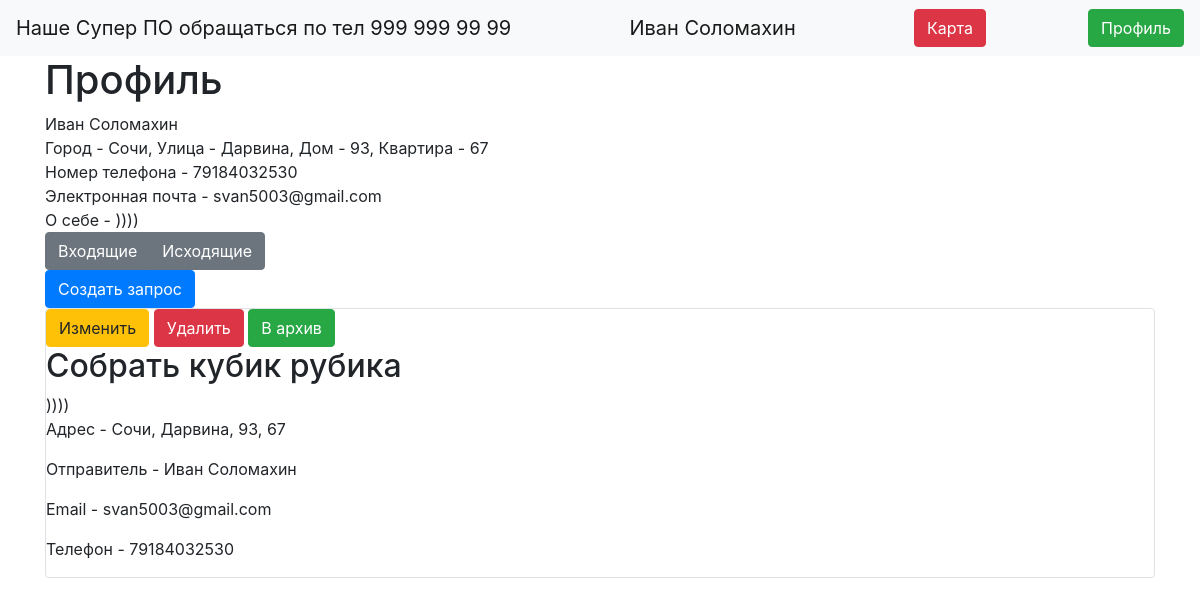
Screenshot of /profile (signed in) with the database file from the repository.
### data/users.py (models this page shows, shortened)
class User(SqlAlchemyBase, UserMixin):
    __tablename__ = 'users'
    id = sqlalchemy.Column(sqlalchemy.Integer,
                           primary_key=True, autoincrement=True)
    surname = sqlalchemy.Column(sqlalchemy.String, nullable=True)
    name = sqlalchemy.Column(sqlalchemy.String, nullable=True)
    address = sqlalchemy.Column(sqlalchemy.JSON, nullable=True)
    telephone_number = sqlalchemy.Column(sqlalchemy.Integer, nullable=True)
    email = sqlalchemy.Column(sqlalchemy.String,
                              index=True, unique=True, nullable=True)
    about = sqlalchemy.Column(sqlalchemy.String, nullable=True)
    hashed_password = sqlalchemy.Column(sqlalchemy.String, nullable=True)

### data/requests.py (models this page shows)
class Request(SqlAlchemyBase):
    __tablename__ = 'requests'
    id = sqlalchemy.Column(sqlalchemy.Integer,
                           primary_key=True, autoincrement=True)
    name = sqlalchemy.Column(sqlalchemy.String, nullable=True)
    description = sqlalchemy.Column(sqlalchemy.String, nullable=True)
    address = sqlalchemy.Column(sqlalchemy.String, nullable=True)
    sender_id = sqlalchemy.Column(sqlalchemy.Integer, sqlalchemy.ForeignKey("users.id"))
    provider_id = sqlalchemy.Column(sqlalchemy.Integer, sqlalchemy.ForeignKey("users.id"))
    is_active = sqlalchemy.Column(sqlalchemy.Boolean, default=False)

### main.py (the view)
@app.route("/profile")
def profile():
    global flag_1
    session = db_session.create_session()
    requests_users = []
    if flag_1:
        requests = get_outgoing_requests(current_user)
        for request in requests:
            user = session.query(User).filter(User.id == request.sender_id).first()
            requests_users.append((request, user))
    else:
        requests = get_ingoing_requests(current_user)
        for request in requests:
            user = session.query(User).filter(User.id == request.sender_id).first()
            requests_users.append((request, user))
    return render_template("profile.html", requests=requests_users, flag=flag_1)

### data/db_session.py (called while the page is built)
def create_session() -> Session:
    global __factory
    return __factory()

### main.py (called while the page is built)
@login_manager.user_loader
def load_user(user_id):
    session = db_session.create_session()
    return session.query(User).get(user_id)

def get_outgoing_requests(user):
    session = db_session.create_session()
    return session.query(Request).filter(Request.sender_id == user.id).all()

### templates/profile.html (shortened to what this page needs)
{% extends "base.html" %}
{% block content %}
<h1>Профиль</h1>
<div class="col-md8">
    <div>{{current_user.name + " " + current_user.surname}}</div>
    <div>Город - {{ current_user.address["city"] }}, Улица - {{ current_user.address["street"] }}, Дом - {{
        current_user.address["building"] }}, Квартира - {{ current_user.address["flat"] }}
    </div>
    <div>Номер телефона - {{ current_user.telephone_number }}</div>
    <div>Электронная почта - {{ current_user.email }}</div>
    <div>О себе - {{ current_user.about }}</div>
</div>
<div class="btn-group" role="group" aria-label="Basic example">
    <a class="btn btn-secondary" href="/profile/switch/ingoing">Входящие</a>
    <a type="button" class="btn btn-secondary" href="/profile/switch/outgoing">Исходящие</a>
</div>
<div>
    <a type="button" class="btn btn-primary" href="/request">Создать запрос</a>
</div>
{% for item, user in requests %}
<div class="col-md6 border rounded">
    {% if current_user.is_authenticated and flag and item.is_active%}
        <a href="/request/{{ item.id }}" class="btn btn-warning">Изменить</a>
        <a href="/request_delete/{{ item.id }}" class="btn btn-danger">Удалить</a>
        <a href="/request_deactivate/{{ item.id }}" class="btn btn-success">В архив</a>
        <h2>{{item.name}}</h2>
    <div>
        {{item.description}}
    </div>
    <div>
        <p>Адрес - {{item.address}}</p>
        <p>Отправитель - {{user.name + " " + user.surname}}</p>
        <p>Email - {{user.email}}</p>
        <p>Телефон - {{user.telephone_number}}</p>
    </div>
    {% endif %}
</div>
{% endfor %}
{% endblock %}

### templates/base.html (shortened to what this page needs)
<!doctype html>
<html lang="en">
<head>
    <link rel="stylesheet"
          href="https://stackpath.bootstrapcdn.com/bootstrap/4.4.1/css/bootstrap.min.css"
>
</head>
<body>
<header>
    <nav class="navbar navbar-light bg-light">
        <a class="navbar-brand" href="#">Наше Супер ПО обращаться по тел 999 999 99 99</a>
        {% if current_user.is_authenticated %}
        <a class="navbar-brand" href="/logout">{{ current_user.name + " " + current_user.surname}}</a>
        <a class="btn btn-danger" href="/map">Карта</a>
        <a class="btn btn-success" href="/profile">Профиль</a>
        {% else %}
        <p>
        <a class="btn btn-primary " href="/register">Зарегистрироваться</a>
        <a class="btn btn-success" href="/login">Войти</a>
        </p>
{% endif %}
    </nav>
</header>
<main role="main" class="container">
    {% block content %}{% endblock %}
</main>
</body>
</html>

### rows the page displays
User: name+surname "Иван Соломахин", address.city "Сочи", address.street "Дарвина", address.building "93", address.flat "67", telephone_number "79184032530", email "svan5003@gmail.com", about "))))"
Request: name "Собрать кубик рубика", description "))))", address "Сочи, Дарвина, 93, 67", surname "Иван Соломахин", email "svan5003@gmail.com", telephone_number "79184032530"
